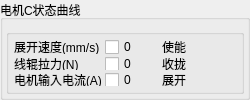
      <widget class="QGroupBox" name="CstateBox">
       <property name="sizePolicy">
        <sizepolicy hsizetype="Expanding" vsizetype="Expanding">
         <horstretch>0</horstretch>
         <verstretch>0</verstretch>
        </sizepolicy>
       </property>
       <property name="minimumSize">
        <size>
         <width>250</width>
         <height>0</height>
        </size>
       </property>
       <property name="maximumSize">
        <size>
         <width>16777215</width>
         <height>16777215</height>
        </size>
       </property>
       <property name="title">
        <string>电机C状态曲线</string>
       </property>
       <layout class="QGridLayout" name="gridLayout_4">
        <property name="leftMargin">
         <number>3</number>
        </property>
        <property name="topMargin">
         <number>3</number>
        </property>
        <property name="rightMargin">
         <number>3</number>
        </property>
        <property name="bottomMargin">
         <number>3</number>
        </property>
        <property name="spacing">
         <number>3</number>
        </property>
        <item row="1" column="0">
         <widget class="QGroupBox" name="groupBox_3">
          <property name="maximumSize">
           <size>
            <width>16777215</width>
            <height>65</height>
           </size>
          </property>
          <property name="title">
           <string/>
          </property>
          <layout class="QGridLayout" name="gridLayout_2">
           <property name="leftMargin">
            <number>5</number>
           </property>
           <property name="topMargin">
            <number>5</number>
           </property>
           <property name="rightMargin">
            <number>5</number>
           </property>
           <property name="bottomMargin">
            <number>5</number>
           </property>
           <property name="spacing">
            <number>3</number>
           </property>
           <item row="0" column="1">
            <widget class="QCheckBox" name="CVelocitycheckBox">
             <property name="text">
              <string>0</string>
             </property>
            </widget>
           </item>
           <item row="0" column="2">
            <widget class="QLabel" name="label_9">
             <property name="minimumSize">
              <size>
               <width>15</width>
               <height>0</height>
              </size>
             </property>
             <property name="text">
              <string>使能</string>
             </property>
            </widget>
           </item>
           <item row="0" column="0">
            <widget class="QLabel" name="label_13">
             <property name="minimumSize">
              <size>
               <width>15</width>
               <height>0</height>
              </size>
             </property>
             <property name="text">
              <string>展开速度(mm/s)</string>
             </property>
            </widget>
           </item>
           <item row="2" column="0">
            <widget class="QLabel" name="label_15">
             <property name="minimumSize">
              <size>
               <width>15</width>
               <height>0</height>
              </size>
             </property>
             <property name="text">
              <string>电机输入电流(A)</string>
             </property>
            </widget>
           </item>
           <item row="2" column="1">
            <widget class="QCheckBox" name="CCurrentcheckBox">
             <property name="text">
              <string>0</string>
             </property>
            </widget>
           </item>
           <item row="1" column="1">
            <widget class="QCheckBox" name="CTorquecheckBox">
             <property name="text">
              <string>0</string>
             </property>
            </widget>
           </item>
           <item row="0" column="3">
            <widget class="QToolButton" name="CEnableButton">
             <property name="minimumSize">
              <size>
               <width>15</width>
               <height>15</height>
              </size>
             </property>
             <property name="text">
              <string/>
             </property>
             <property name="icon">
              <iconset resource="../Image/image.qrc">
               <normaloff>:/red.png</normaloff>:/red.png</iconset>
             </property>
             <property name="iconSize">
              <size>
               <width>10</width>
               <height>10</height>
              </size>
             </property>
             <property name="autoRaise">
              <bool>true</bool>
             </property>
            </widget>
           </item>
           <item row="1" column="2">
            <widget class="QLabel" name="label_12">
             <property name="minimumSize">
              <size>
               <width>15</width>
               <height>0</height>
              </size>
             </property>
             <property name="text">
              <string>收拢</string>
             </property>
            </widget>
           </item>
           <item row="1" column="3">
            <widget class="QToolButton" name="CExtensionButton">
             <property name="minimumSize">
              <size>
               <width>15</width>
               <height>15</height>
              </size>
             </property>
             <property name="text">
              <string/>
             </property>
             <property name="icon">
              <iconset resource="../Image/image.qrc">
               <normaloff>:/red.png</normaloff>:/red.png</iconset>
             </property>
             <property name="iconSize">
              <size>
               <width>10</width>
               <height>10</height>
              </size>
             </property>
             <property name="autoRaise">
              <bool>true</bool>
             </property>
            </widget>
           </item>
           <item row="2" column="2">
            <widget class="QLabel" name="label_11">
             <property name="minimumSize">
              <size>
               <width>15</width>
               <height>0</height>
              </size>
             </property>
             <property name="text">
              <string>展开</string>
             </property>
            </widget>
           </item>
           <item row="2" column="3">
            <widget class="QToolButton" name="CGatheredButton">
             <property name="minimumSize">
              <size>
               <width>15</width>
               <height>15</height>
              </size>
             </property>
             <property name="text">
              <string/>
             </property>
             <property name="icon">
              <iconset resource="../Image/image.qrc">
               <normaloff>:/red.png</normaloff>:/red.png</iconset>
             </property>
             <property name="iconSize">
              <size>
               <width>10</width>
               <height>10</height>
              </size>
             </property>
             <property name="autoRaise">
              <bool>true</bool>
             </property>
            </widget>
           </item>
           <item row="1" column="0">
            <widget class="QLabel" name="label_14">
             <property name="text">
              <string>线辊拉力(N)</string>
             </property>
            </widget>
           </item>
          </layout>
         </widget>
        </item>
        <item row="0" column="0">
         <widget class="QtCharts::QChartView" name="MotorCParameterGraphChartView" native="true">
          <property name="sizePolicy">
           <sizepolicy hsizetype="Preferred" vsizetype="Preferred">
            <horstretch>0</horstretch>
            <verstretch>0</verstretch>
           </sizepolicy>
          </property>
          <property name="minimumSize">
           <size>
            <width>0</width>
            <height>0</height>
           </size>
          </property>
          <property name="font">
           <font>
            <pointsize>5</pointsize>
           </font>
          </property>
         </widget>
        </item>
       </layout>
      </widget>
